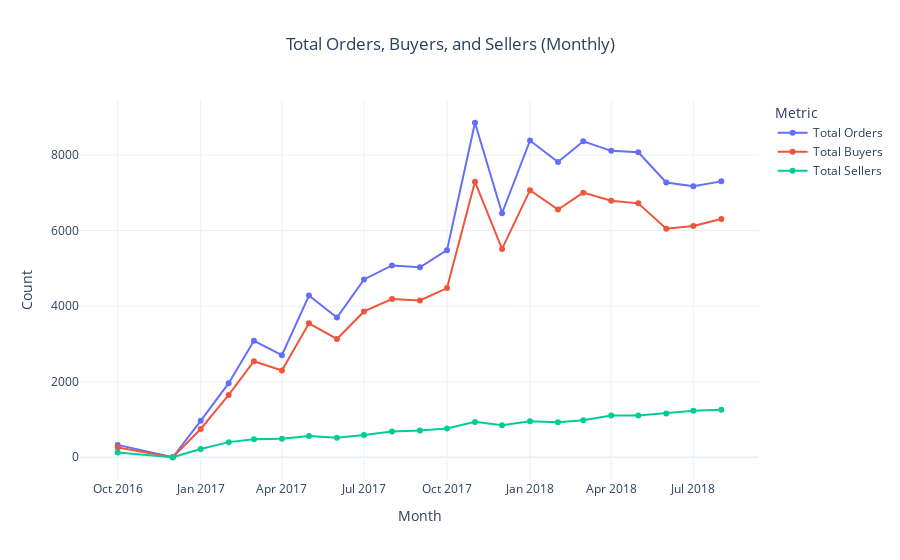

Notebook code cell kept with this figure:
### Code cell
print('Multilines Chart of Monthly Sales:')

#Plotly figure with multilines chart
fig = go.Figure()

fig.add_trace(go.Scatter(
    x=monthly_sales['Year-Month (Purchase)'],
    y=monthly_sales['total_orders'],
    mode='lines+markers',
    name='Total Orders'
))

fig.add_trace(go.Scatter(
    x=monthly_sales['Year-Month (Purchase)'],
    y=monthly_sales['total_buyers'],
    mode='lines+markers',
    name='Total Buyers'
))

fig.add_trace(go.Scatter(
    x=monthly_sales['Year-Month (Purchase)'],
    y=monthly_sales['total_sellers'],
    mode='lines+markers',
    name='Total Sellers'
))

fig.update_layout(
    title='Total Orders, Buyers, and Sellers (Monthly)', title_x=0.5,
    xaxis_title='Month',
    yaxis_title='Count',
    legend_title='Metric',
    template='plotly_white'
)

### Figure 1 — Plotly figure (JSON) as saved in the notebook; plotly's stock layout.template omitted (floating-point values rounded to 4 significant figures)
{"data": [{"mode": "lines+markers", "name": "Total Orders", "type": "scatter", "x": ["2016-10-01T00:00:00", "2016-12-01T00:00:00", "2017-01-01T00:00:00", "2017-02-01T00:00:00", "2017-03-01T00:00:00", "2017-04-01T00:00:00", "2017-05-01T00:00:00", "2017-06-01T00:00:00", "2017-07-01T00:00:00", "2017-08-01T00:00:00", "2017-09-01T00:00:00", "2017-10-01T00:00:00", "2017-11-01T00:00:00", "2017-12-01T00:00:00", "2018-01-01T00:00:00", "2018-02-01T00:00:00", "2018-03-01T00:00:00", "2018-04-01T00:00:00", "2018-05-01T00:00:00", "2018-06-01T00:00:00", "2018-07-01T00:00:00", "2018-08-01T00:00:00"], "y": [328, 1, 965, 1962, 3082, 2703, 4281, 3698, 4705, 5077, 5028, 5480, 8852, 6457, 8382, 7812, 8360, 8109, 8070, 7271, 7169, 7301]}, {"mode": "lines+markers", "name": "Total Buyers", "type": "scatter", "x": ["2016-10-01T00:00:00", "2016-12-01T00:00:00", "2017-01-01T00:00:00", "2017-02-01T00:00:00", "2017-03-01T00:00:00", "2017-04-01T00:00:00", "2017-05-01T00:00:00", "2017-06-01T00:00:00", "2017-07-01T00:00:00", "2017-08-01T00:00:00", "2017-09-01T00:00:00", "2017-10-01T00:00:00", "2017-11-01T00:00:00", "2017-12-01T00:00:00", "2018-01-01T00:00:00", "2018-02-01T00:00:00", "2018-03-01T00:00:00", "2018-04-01T00:00:00", "2018-05-01T00:00:00", "2018-06-01T00:00:00", "2018-07-01T00:00:00", "2018-08-01T00:00:00"], "y": [261, 1, 749, 1651, 2542, 2297, 3544, 3132, 3859, 4189, 4150, 4478, 7288, 5513, 7069, 6555, 7003, 6791, 6719, 6050, 6119, 6306]}, {"mode": "lines+markers", "name": "Total Sellers", "type": "scatter", "x": ["2016-10-01T00:00:00", "2016-12-01T00:00:00", "2017-01-01T00:00:00", "2017-02-01T00:00:00", "2017-03-01T00:00:00", "2017-04-01T00:00:00", "2017-05-01T00:00:00", "2017-06-01T00:00:00", "2017-07-01T00:00:00", "2017-08-01T00:00:00", "2017-09-01T00:00:00", "2017-10-01T00:00:00", "2017-11-01T00:00:00", "2017-12-01T00:00:00", "2018-01-01T00:00:00", "2018-02-01T00:00:00", "2018-03-01T00:00:00", "2018-04-01T00:00:00", "2018-05-01T00:00:00", "2018-06-01T00:00:00", "2018-07-01T00:00:00", "2018-08-01T00:00:00"], "y": [128, 1, 218, 401, 475, 488, 562, 518, 590, 683, 711, 762, 937, 846, 956, 928, 981, 1105, 1104, 1161, 1232, 1256]}], "layout": {"legend": {"title": {"text": "Metric"}}, "title": {"text": "Total Orders, Buyers, and Sellers (Monthly)", "x": 0.5}, "xaxis": {"title": {"text": "Month"}}, "yaxis": {"title": {"text": "Count"}}}}
